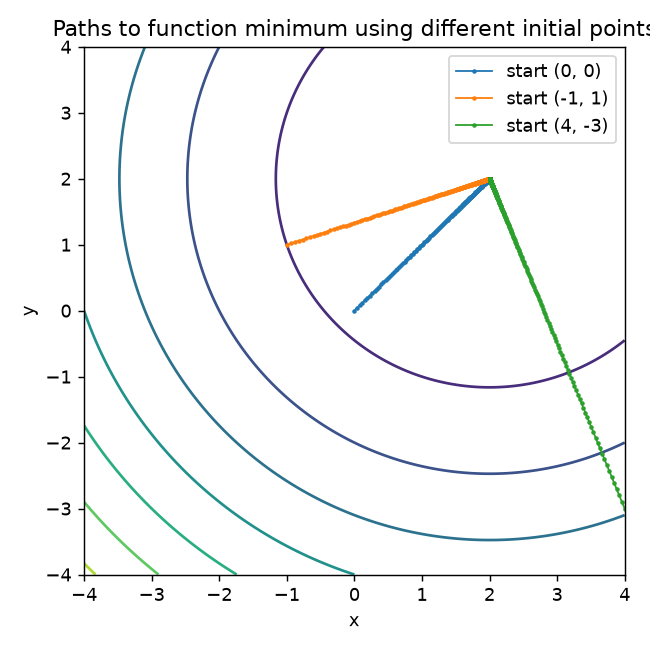

This chart was generated by the following Python code:
import numpy as np
import matplotlib
import matplotlib.pyplot as plt

def func(x):
    return (x[0]-2)**2+(x[1]-2)**2

#central difference method in N dimensions
def N_gradient(f, x, h=1**-6):
    x = np.asarray(x, float) #x vector
    g = np.zeros_like(x) #empty vector of same shape as x for gradient vector
    for k in range(x.size): #iterate components of x
        xf, xb = x.copy(), x.copy()
        xf[k] += h; xb[k] -= h
        g[k] = (f(xf) - f(xb))/(2*h)
    return g #returns approx gradient of f at x

def gradient_descent(f, x_init, max_iter = 100000,tol=1**-5, h = 1e-3):#track gradient descent for a function f starting at x_init
    x = np.asarray(x_init, float) #x vector
    path = [x]
    for i in range(max_iter):#EXPLAIN MAX ITER
        grad = N_gradient(f, x)
        step = np.sqrt(grad@grad)
        x = x - grad*(h/step)
        path.append(x)
    return x, np.array(path)

minimum = [2, 2]
print(N_gradient(func, (0,0)))
print(N_gradient(func, (2,2)))
print(gradient_descent(func, (0,0)))

fig, ax = plt.subplots(1, 1, figsize=(5, 5))
X, Y = np.meshgrid(np.linspace(-4, 4, 400), np.linspace(-4, 4, 400))
ax.contour(X, Y, func([X, Y]))
for s in [(0, 0), (-1, 1),(4, -3)]:
    xb, path = gradient_descent(func, s)
    ax.plot(path[:, 0], path[:, 1], ".-", ms=3, lw=1, label=f"start {s}")
ax.set(xlabel="x", ylabel="y", title="Paths to function minimum using different initial x")
ax.legend(fontsize=7)
ax.legend(); plt.tight_layout(); plt.savefig("test_function.png", dpi=130); plt.close()
